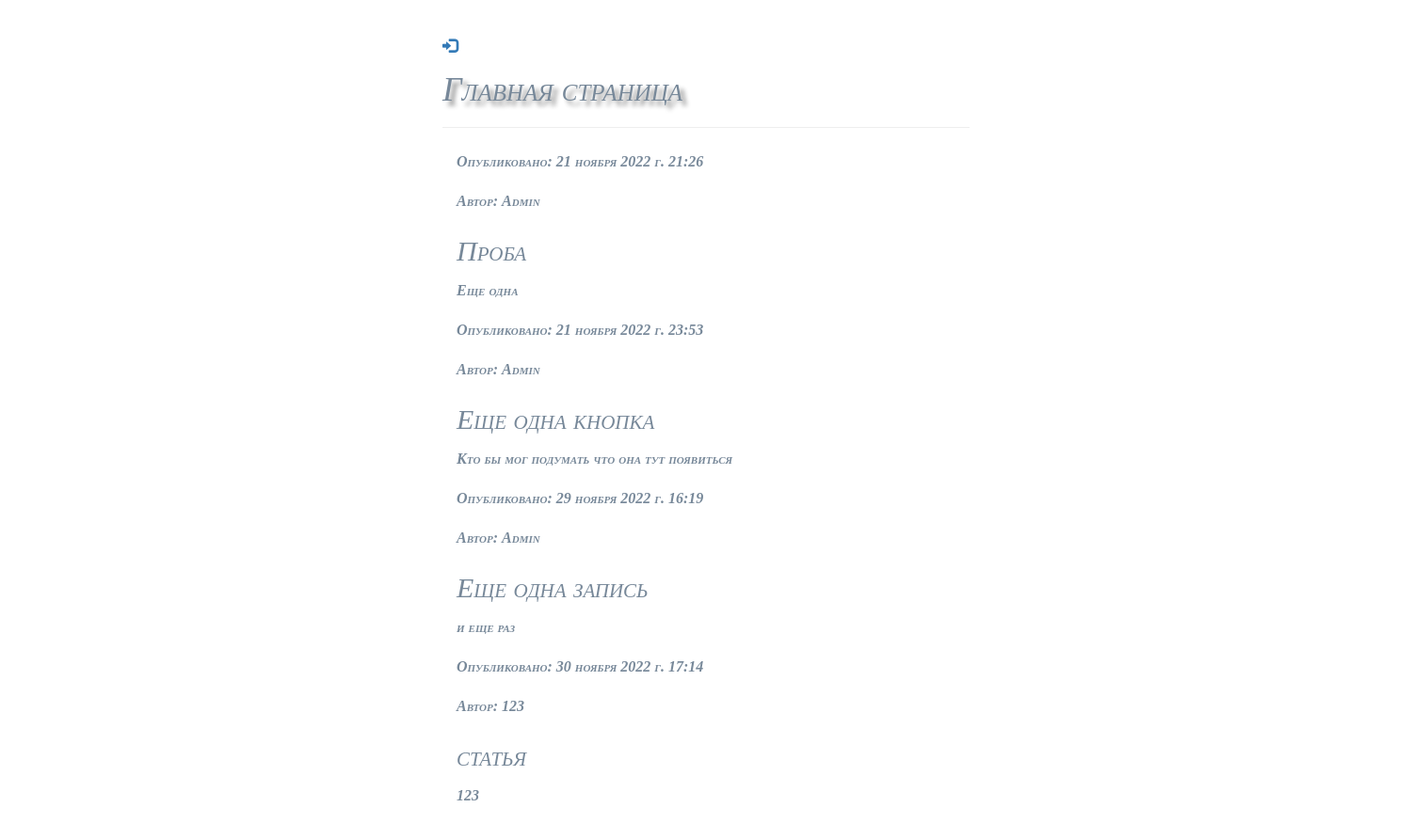
The page / on the database its author committed.
### blog/models.py (models this page shows, shortened)
class Post(models.Model):
    author = models.ForeignKey(settings.AUTH_USER_MODEL, on_delete=models.CASCADE)
    title = models.CharField(max_length=200, verbose_name="Заголовок")
    text = models.TextField(verbose_name="Текст статьи")
    created_date = models.DateTimeField(default=timezone.now, verbose_name="Дата создания")
    published_date = models.DateTimeField(blank=True, null=True, verbose_name="Дата публикации")
    is_published = models.BooleanField(default=False, verbose_name="Запись опубликована?")
    objects = PostManager()
    published = PostPublishedManager()
    def get_absolute_url(self):
        return reverse('post_detail', args=[str(self.id)])
    class Meta:
        verbose_name = "Запись в блоге"
        verbose_name_plural = "Записи в блоге"

### blog/views.py (the view)
# urls.py: path('', views.post_list, name='post_list'),
def post_list(request):
    posts = Post.objects.for_user(user=request.user)
    return render(request, 'blog/post_list.html', {'posts': posts})

### blog/managers.py (called while the page is built)
    def for_user(self, user=None) -> object:
        if user.is_staff:
            return self.all()
        elif user.is_authenticated:
            return self.filter(
                Q(published_date__lte=timezone.now()) | Q(author=user))
        else:
            return self.filter(published_date__lte=timezone.now())

    def get_queryset(self):
        return PostQuerySet(self.model, using=self._db)

    def for_user(self, user=None):
        return self.get_queryset().for_user(user=user)

### blog/templates/blog/post_list.html
{% extends 'blog/base.html' %}
{% block content %}
    {% for post in posts %}
    <div class="post">
        <div class="date">
            {% if post.published_date %}
            <p>Опубликовано: {{ post.published_date }}</p>
            {% else %}
            <p>Не опубликовано</p>
            {% endif %}
            <p>Автор: {{ post.author }}</p>
        </div>
        <h2><a href="{{ post.get_absolute_url }}">{{ post.title }}</a> </h2>
        <p>{{ post.text|linebreaksbr }}</p>
    </div>
    {% endfor %}
   {% endblock %}

### blog/static/blog/css/theme.css (style rules this page uses)
h2 a { color: #778899; background-color: #FCA205: background-color: #3a9999 font-family: inherit }
body { width: 600px; margin: 0 auto; background-color: #ffffff; padding: 0 20px 20px 20px; font: italic small-caps bold 16px/2 cursive; color: #778899; }

### rows shown on the page
Post: published_date "21 ноября 2022 г. 21:26", author "Admin", title "Проба", text "Еще одна"
Post: published_date "21 ноября 2022 г. 23:53", author "Admin", title "Еще одна кнопка", text "Кто бы мог подумать что она тут появиться"
Post: published_date "29 ноября 2022 г. 16:19", author "Admin", title "Еще одна запись", text "и еще раз"
Post: published_date "30 ноября 2022 г. 17:14", author "123", title "статья", text "123"
